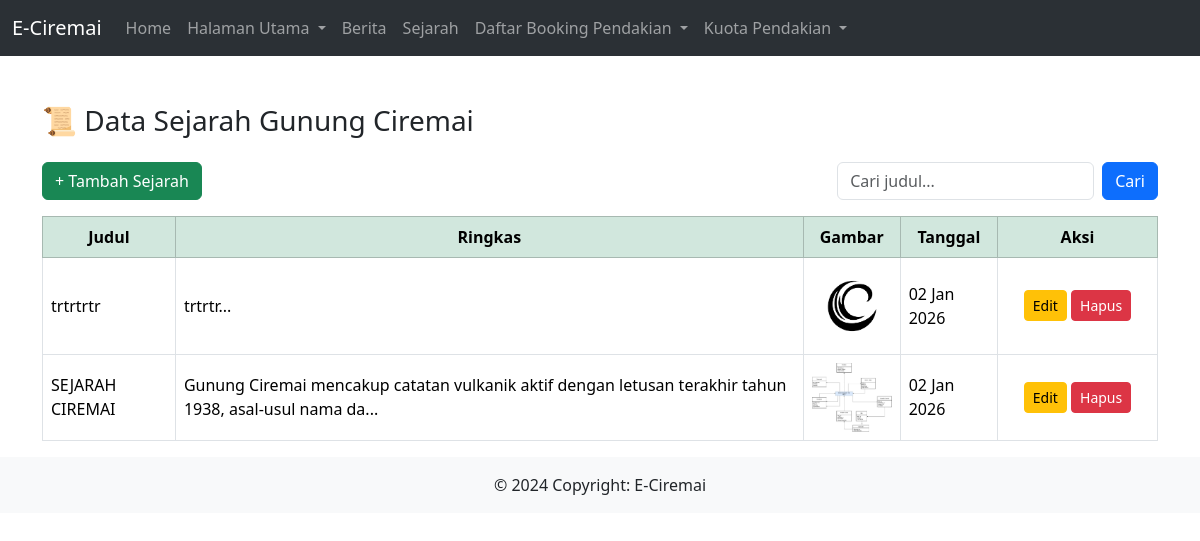
/Admin/sejarah_index.php, run on the app's committed database.
### tables this page shows
CREATE TABLE `sejarah_ciremai` (
  `id` int(11) NOT NULL,
  `judul` varchar(150) DEFAULT NULL,
  `ringkas` text DEFAULT NULL,
  `konten` text DEFAULT NULL,
  `gambar` varchar(255) DEFAULT NULL,
  `created_at` datetime DEFAULT current_timestamp()
);

### Admin/sejarah_index.php (the view, shortened to what this page needs)
<?php include "../Admin/header.php"; ?>
<?php
$limit = 5;
$page  = isset($_GET['page']) ? (int)$_GET['page'] : 1;
$page  = ($page < 1) ? 1 : $page;
$start = ($page - 1) * $limit;
$keyword = $_GET['q'] ?? '';
$where = '';
$q = mysqli_query($koneksi, "
    SELECT * FROM sejarah_ciremai
    $where
    ORDER BY created_at DESC
    LIMIT $start, $limit
");
?>
<div class="container mt-5">
    <h3 class="mb-4">📜 Data Sejarah Gunung Ciremai</h3>
    <div class="d-flex justify-content-between mb-3">
        <a href="sejarah_tambah.php" class="btn btn-success">
            + Tambah Sejarah
        </a>
        <form method="GET" class="d-flex gap-2">
            <input type="text" name="q" class="form-control"
                   placeholder="Cari judul..."
                   value="<?= htmlspecialchars($keyword) ?>">
            <button class="btn btn-primary">Cari</button>
        </form>
    </div>
    <div class="table-responsive">
        <table class="table table-bordered align-middle">
            <thead class="table-success text-center">
                <tr>
                    <th>Judul</th>
                    <th>Ringkas</th>
                    <th>Gambar</th>
                    <th>Tanggal</th>
                    <th width="160">Aksi</th>
                </tr>
            </thead>
            <tbody>
            <?php while ($d = mysqli_fetch_assoc($q)): ?>
                <tr>
                    <td><?= $d['judul']; ?></td>
                    <td><?= substr($d['ringkas'], 0, 100); ?>...</td>
                    <td class="text-center">
                        <img src="../img/sejarah/<?= $d['gambar']; ?>"
                             width="80" class="rounded">
                    </td>
                    <td><?= date('d M Y', strtotime($d['created_at'])); ?></td>
                    <td class="text-center">
                        <a href="sejarah_edit.php?id=<?= $d['id']; ?>"
                           class="btn btn-warning btn-sm">
                           Edit
                        </a>
                        <a href="sejarah_hapus.php?id=<?= $d['id']; ?>"
                           onclick="return confirm('Yakin hapus data ini?')"
                           class="btn btn-danger btn-sm">
                           Hapus
                        </a>
                    </td>
                </tr>
            <?php endwhile; ?>
            </tbody>
        </table>
    </div>
</div>
<?php include "../Admin/footer.php"; ?>

### data on the page
sejarah_ciremai: judul "trtrtrtr", ringkas "trtrtr", gambar (picture), created_at "02 Jan 2026"
sejarah_ciremai: judul "SEJARAH CIREMAI", ringkas "Gunung Ciremai mencakup catatan vulkanik aktif dengan letusan terakhir tahun 1938, asal-usul nama da", gambar (picture), created_at "02 Jan 2026"
